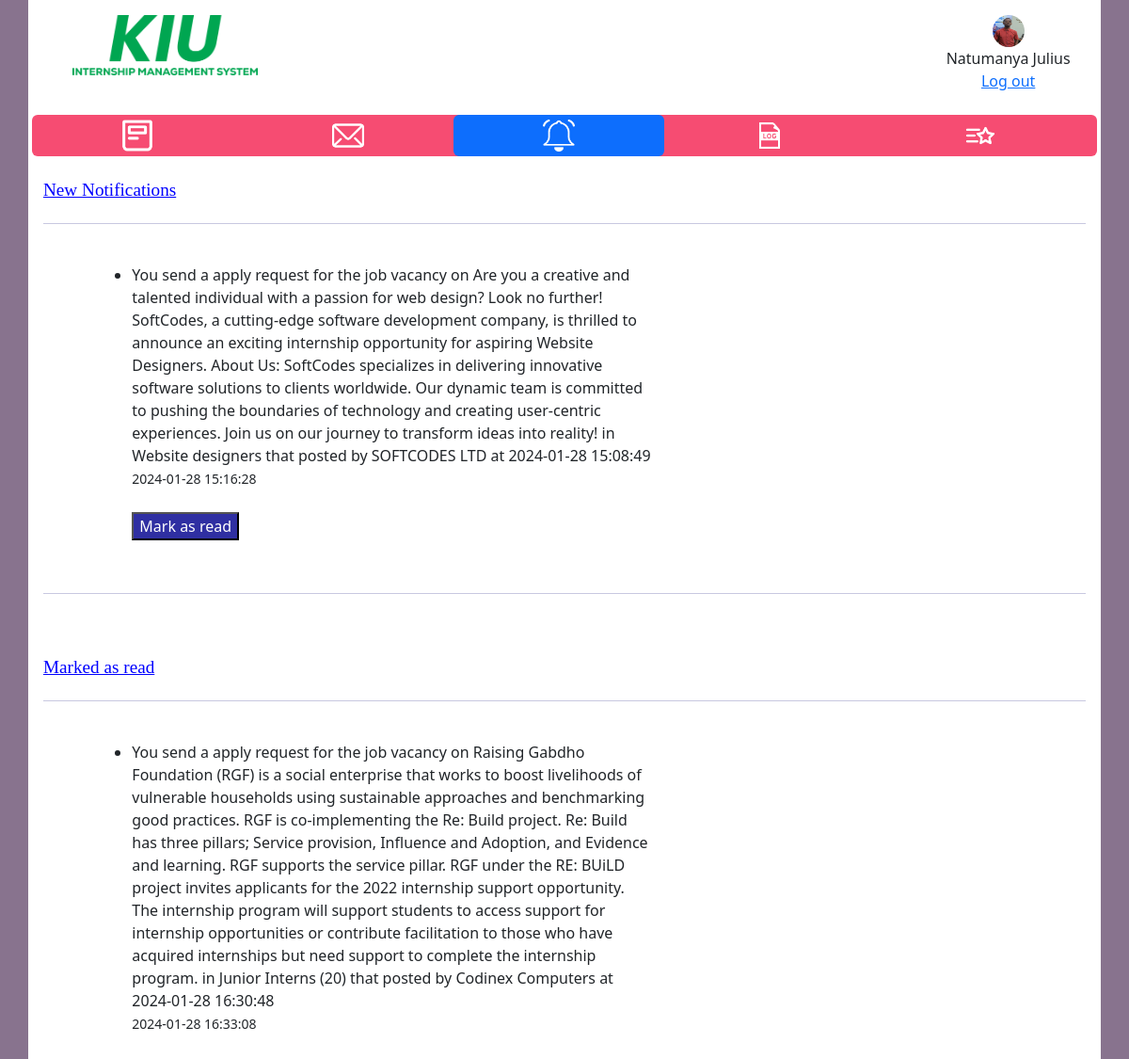
/StuNotifications/76967b2e-0928-44c5-a4fe-9df366dbe61d/, run on the app's committed database.
### WorkplaceApp/models.py (models this page shows, shortened)
class studentDataTable(models.Model):
    stuid = models.UUIDField(
        default=uuid.uuid4, primary_key=True, editable=False, unique=True
    )
    firstname = models.CharField(max_length=100)
    lastname = models.CharField(max_length=100)
    address = models.TextField(blank=True, null=True)
    email = models.CharField(max_length=200)
    tel = models.CharField(max_length=50)
    university = models.CharField(max_length=200)
    degree = models.TextField(blank=True, null=True)
    linkedin = models.CharField(blank=True, null=True, max_length=1000)
    createtimestamp = models.DateTimeField(auto_now_add=True)
    updatetimestamp = models.DateTimeField(auto_now_add=True)
    profilepic = models.ImageField(null=True, blank=True)
    username = models.CharField(unique=True, max_length=200)
    password = models.CharField(max_length=100)

class StuNotification(models.Model):
    StuNotificationId = models.UUIDField(
        default=uuid.uuid4, primary_key=True, editable=False, unique=True
    )
    notification = models.TextField(blank=True, null=True)
    student = models.ForeignKey(
        studentDataTable, on_delete=models.CASCADE, null=True, blank=True
    )
    createtimestamp = models.CharField(max_length=30, blank=True, null=True)
    MarkAsRead = models.CharField(max_length=5, blank=True, null=True)

### WorkplaceApp/views.py (the view)
def StuNotifications(request, stuid):
    studb = studentDataTable.objects.get(stuid=stuid)
    newNotifications = StuNotification.objects.filter(student=studb, MarkAsRead="0")
    oldNotifications = StuNotification.objects.filter(student=studb, MarkAsRead="1")
    return render(
        request,
        "student/stunotification.html",
        {
            "studb": studb,
            "newNotifications": newNotifications,
            "oldNotifications": oldNotifications,
        },
    )

### template/student/stunotification.html (shortened to what this page needs)
<!DOCTYPE html>
<html>
	<head>
		{% load static %}
		<link href="https://cdn.jsdelivr.net/npm/bootstrap@5.2.3/dist/css/bootstrap.min.css" rel="stylesheet">
		<link href="{% static 'css/style.css' %} " rel="stylesheet">
	</head>
	<body style="background-color: #88738E;">
		<div class="container p-3" style="background-color: #ffffff;">
			<div class="row header">
				<div class="col-3 col-sm-3">
					<img src="{% static 'images/WorkplaceIcon.png' %}" alt="Company Logo"
						style=" height: 64px; width: auto;" class="companyLogo">
				</div>
				<div class="col-7 col-sm-7">
				</div>
				<div class="col-2 col-sm-2">
					<img src="{{studb.profilepic.url}}" alt="profile pic" style="width: 34px; height: 34px;"
						class="usericon rounded-pill "><br>{{studb.firstname}} {{studb.lastname}}<br><a
						href="{% url 'logout' %}">Log out</a>
				</div>
			</div>
			<br>
			<div class="row sticky">
				<ul class="nav nav-pills nav-justified navbarclr">
					<li class="nav-item">
						<a class="nav-link" href="{% url 'stufeed' studb.stuid %}"> <img
								src="{% static 'images/icon/feedwhite.png' %}" alt="Feed"
								style="width: 34px; height: 34px;" class="btnicon"> </a>
					</li>
					<li class="nav-item">
						<a class="nav-link" href="{% url 'stumsg' studb.stuid %}"><img
								src="{% static 'images/icon/msgwhite.png' %}" alt="Messages"
								style="width: 34px; height: 34px;" class="btnicon"></a>
					</li>
					<li class="nav-item">
						<a class="nav-link  active" href="{% url 'StuNotifications' studb.stuid %}"><img
								src="{% static 'images/icon/notificationwhite.png' %}" alt="Notification"
								style="width: 34px; height: 34px;" class="btnicon"></a>
					</li>
					<li class="nav-item">
						<a class="nav-link" href="{% url 'stulog' studb.stuid %}"><img
								src="{% static 'images/icon/log.png' %}" alt="log" style="width: 34px; height: 34px;"
								class="btnicon"></a>
					</li>
					<li class="nav-item">
						<a class="nav-link" href="{% url 'stufav' studb.stuid %}"><img
								src="{% static 'images/icon/favoritewhite.png' %}" alt="Favorite"
								style="width: 34px; height: 34px;" class="btnicon"></a>
					</li>
				</ul>
			</div>
			<br>
			<div class="row" id="newNotifications">
				<h1 style="color:blue; font-family: verdana; font-size: 120%;"><u> New Notifications</u></h1>
				<ul>
					{% for i in newNotifications %}
					<hr style="color:#242582; height:3px;">
					<div class="row">
						<div class="col-1 col-sm-1"></div>
						<div class="col-10 col-sm-10 notibody">
							<br>
							<div class="singlenotification" style="float: left; width: 60%">
								<div class="notitext">
									<li>{{ i.notification }}
										<br><small>{{ i.createtimestamp }}</small><br>
										<br>
										<a href="{% url 'markasreadStu' studb.stuid i.StuNotificationId %}"> <button
												class="removenotification">Mark as read</button></a>
									</li>
								</div><br>
							</div>
						</div>
						<div class="col-1 col-sm-1"></div>
					</div>
					{% endfor %}
				</ul>
			</div>
			<hr style="color:#242582; height:3px;">
			<br><br>
			<div class="row" id="oldNotifications">
				<h1 style="color:blue; font-family: verdana; font-size: 120%;"><u>Marked as read</u> </h1>
				<ul>
					{% for k in oldNotifications %}
					<hr style="color:#242582; height:3px;">
					<div class="row">
						<div class="col-1 col-sm-1"></div>
						<div class="col-10 col-sm-10 notibody">
							<br>
							<div class="singlenotification" style="float: left; width: 60%">
								<div class="notitext">
									<li>{{ k.notification }}
										<br><small>{{ k.createtimestamp }}</small><br>
									</li>
								</div><br>
							</div>
						</div>
						<div class="col-1 col-sm-1"></div>
					</div>
					{% endfor %}
				</ul>
			</div>
		</div>
	</body>
</html>

### static/css/style.css (style rules this page uses)
.header { text-align: center; }
div.sticky { position: -webkit-sticky; position: sticky; top: 0; padding: 0px; }
.nav-item > a { padding: 5px; color: black }
.navbarclr { background-color: #f64c72; border-radius: 6px; }
.removenotification { color: white; background-color: #2f2fa2; }
:root { --primary-color:#242582; }

### data on the page
studentDataTable: profilepic (picture), firstname "Natumanya", lastname "Julius"
StuNotification: notification "You send a apply request for the job vacancy on Are you a creative and talented individual with a passion for web design? Look no further! SoftCodes, a cutting-edge software development company, is thrilled to announce an exciting internship opportunity for aspiring Website Designers. About Us: SoftCodes specializes in delivering innovative software solutions to clients worldwide. Our dynamic team is committed to pushing the boundaries of technology and creating user-centric experiences. Join us on our journey to transform ideas into reality! in Website designers that posted by SOFTCODES LTD at 2024-01-28 15:08:49", createtimestamp "2024-01-28 15:16:28"
StuNotification: notification "You send a apply request for the job vacancy on Raising Gabdho Foundation (RGF) is a social enterprise that works to boost livelihoods of vulnerable households using sustainable approaches and benchmarking good practices. RGF is co-implementing the Re: Build project. Re: Build has three pillars; Service provision, Influence and Adoption, and Evidence and learning. RGF supports the service pillar. RGF under the RE: BUiLD project invites applicants for the 2022 internship support opportunity. The internship program will support students to access support for internship opportunities or contribute facilitation to those who have acquired internships but need support to complete the internship…", createtimestamp "2024-01-28 16:33:08"
